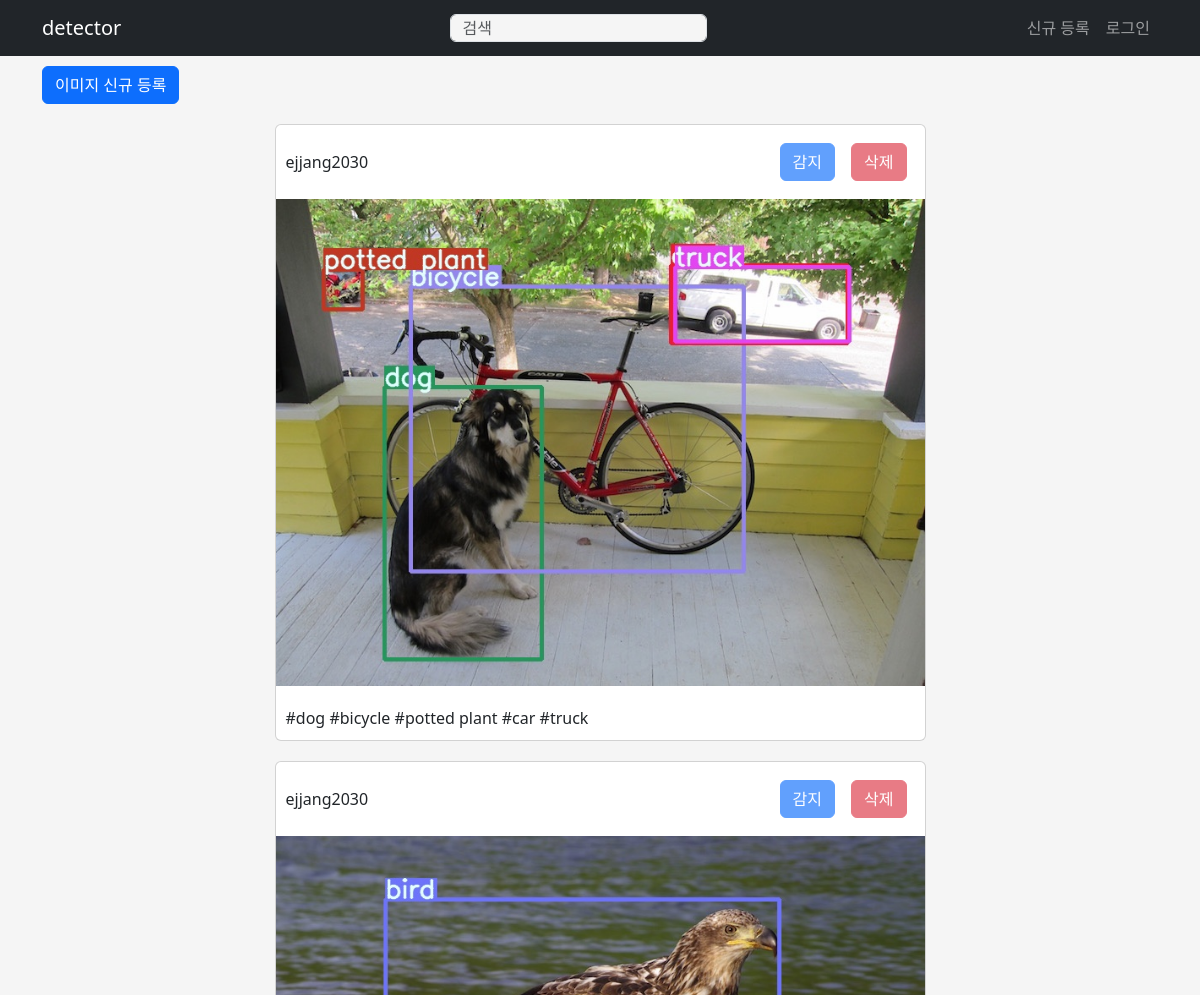
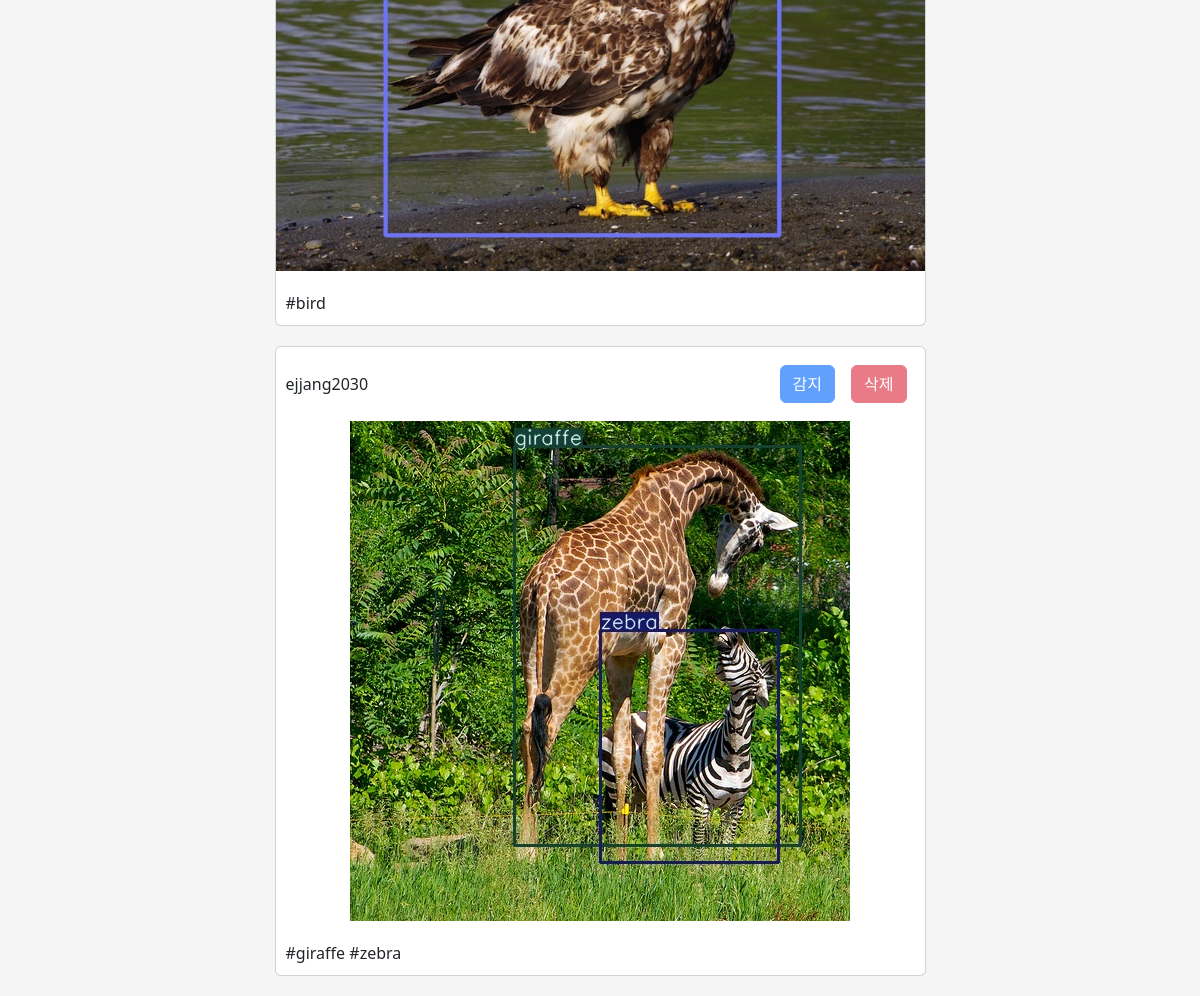
The page / on the database its author committed (2 pictures, top to bottom).
### apps/crud/models.py (models this page shows, shortened)
class User(db.Model, UserMixin):
    __tablename__ = 'users'
    id = db.Column(db.Integer, primary_key=True)
    username = db.Column(db.String, index=True)
    email = db.Column(db.String, unique=True, index=True)
    password_hash = db.Column(db.String)
    created_at = db.Column(db.DateTime, default=datetime.now)
    updated_at = db.Column(
        db.DateTime,
        default=datetime.now,
        onupdate=datetime.now
    )
    user_images = db.relationship("UserImage", backref='user')
    @property
    def password(self):
        raise AttributeError("읽어 들일 수 없음")

### apps/detector/models.py (models this page shows)
class UserImage(db.Model):
    __tablename__ = 'user_images'
    id = db.Column(db.Integer, primary_key=True)
    user_id = db.Column(db.String, db.ForeignKey('users.id'))
    image_path = db.Column(db.String)
    is_detected = db.Column(db.Boolean, default=False)
    created_at = db.Column(db.DateTime, default=datetime.now)
    updated_at = db.Column(
        db.DateTime, default=datetime.now, onupdate=datetime.now
    )

class UserImageTag(db.Model):
    __tablename__ = "user_image_tags"
    id = db.Column(db.Integer, primary_key=True)
    user_image_id = db.Column(db.String, db.ForeignKey('user_images.id'))
    tag_name = db.Column(db.String)
    created_at = db.Column(db.DateTime, default=datetime.now)
    updated_at = db.Column(db.DateTime, default=datetime.now, onupdate=datetime.now)

### apps/detector/views.py (the view)
@dt.route('/')
def index():
    user_images = (
        db.session.query(User, UserImage)
            .join(UserImage)
            .filter(User.id == UserImage.user_id)
            .all()
    )
    user_image_tag_dict = {}
    for user_image in user_images:
        user_image_tags = (
            db.session.query(UserImageTag)
                .filter(UserImageTag.user_image_id == user_image.UserImage.id)
                .all()
        )
        user_image_tag_dict[user_image.UserImage.id] = user_image_tags
    detector_form = DetectorForm()
    delete_form = DeleteForm()
    return render_template(
        'detector/index.html',
        user_images=user_images,
        user_image_tag_dict=user_image_tag_dict,
        detector_form=detector_form,
        delete_form=delete_form
    )

### apps/detector/forms.py
class DetectorForm(FlaskForm):
    submit = SubmitField('감지')

class DeleteForm(FlaskForm):
    submit = SubmitField("삭제")

### apps/detector/templates/detector/index.html (shortened to what this page needs)
{% extends 'detector/base.html' %}
{% block content %}
<div class="col-md-10 text-right dt-image-register-btn">
    <a href="{{ url_for('detector.upload_image') }}" class="btn btn-primary">
        이미지 신규 등록
    </a>
</div>
{% for user_image in user_images %}
<div class="card col-md-7 dt-image-content">
    <header class="d-flex justify-content-between">
        <div class="dt-image-username">{{ user_image.User.username }}</div>
        <div class="d-flex flex-row-reverse">
            <div class="p-2">
                <form
                    action="{{ url_for('detector.delete_image', image_id=user_image.UserImage.id) }}"
                    method="POST"
                >
                    {% if current_user.id == user_image.User.id %}
                    {{ delete_form.submit(class="btn btn-danger") }}
                    {% else %}
                    {{ delete_form.submit(class="btn btn-danger", disabled="disabled") }}
                    {% endif %}
                </form>
            </div>
            <div class="p-2">
                <form
                    action="{{ url_for('detector.detect', image_id=user_image.UserImage.id) }}"
                    method="POST"
                >
                    {% if current_user.id == user_image.User.id and user_image.UserImage.is_detected == False %}
                    {{ detector_form.submit(class="btn btn-primary") }}
                    {% else %}
                    {{ detector_form.submit(class="btn btn-primary", disabled="disabled") }}
                    {% endif %}
                </form>
            </div>
        </div>
    </header>
    <section>
        <img
            src="{{ url_for('detector.image_file', filename=user_image.UserImage.image_path) }}"
            alt="업로드 이미지"
        />
    </section>
    <footer>
        {% for tag in user_image_tag_dict[user_image.UserImage.id] %}
            #{{ tag.tag_name }}
        {% endfor %}
    </footer>
</div>
{% endfor %}
{% endblock %}

### apps/detector/templates/detector/base.html (shortened to what this page needs)
<!DOCTYPE html>
<html lang="ko">
    <head>
        <link rel="stylesheet" href="{{ url_for('static', filename='css/bootstrap.min.css') }}" />
        <link rel="stylesheet" href="{{ url_for('static', filename='css/style.css') }}" />
    </head>
    <body>
        <nav class="navbar navbar-expand-lg navbar-dark bg-dark">
            <div class="container">
                <a class="navbar-brand " href="{{ url_for('detector.index') }}">detector</a>
                {% if url_for(request.endpoint) == url_for('detector.index') or url_for(request.endpoint) == url_for('detector.search') %}
                <div class="btn-group">
                    <form
                        method="GET"
                        action="{{ url_for('detector.search') }}"
                        name="dtSearchForm"
                    >
                        {% if request.args.get("search") %}
                        <input
                            type="search"
                            id="dt-search"
                            class="form-control col-md-12 dt-search"
                            placeholder="검색"
                            name="search"
                            value="{{ request.args.get('search') }}"
                        />
                        {% else %}
                        <input
                            type="search"
                            id="dt-search" class="form-control col-md-12 dt-search"
                            placeholder="검색"
                            name="search"
                        />
                        {% endif %}
                    </form>
                </div>
                {% endif %}
                <ul class="navbar-nav">
                    {% if current_user.is_authenticated %}
                    <li class="nav-item">
                        <span class="nav-link">{{ current_user.username }}</span>
                    </li>
                    <li class="nav-item">
                        <a href="{{ url_for('auth.logout') }}" class="nav-link">로그아웃</a>
                    </li>
                    {% else %}
                    <li class="nav-item">
                        <a class="nav-link" href="{{ url_for('auth.signup') }}">신규 등록</a>
                    </li>
                    <li class="nav-item">
                        <a class="nav-link" href="{{ url_for('auth.login') }}">로그인</a>
                    </li>
                    {% endif %}
                </ul>
            </div>
        </nav>
        <section class="container">
            {% block content %}{% endblock %}
        </section>
    </body>
</html>

### apps/static/css/style.css (style rules this page uses)
body { background-color: #f5f5f5; }
input[type="search"] { background-color: #f5f5f5; }
.dt-search { height: 28px !important; }
.dt-image-content { margin: 20px auto; padding: 0; }
.dt-image-username { padding-top: 15px; }
.dt-image-register-btn { padding: 10px 47px 0 0; }
.dt-image-content header { padding: 10px 10px 0 10px; }
.dt-image-content section { padding: 10px 0; margin: auto; }
.dt-image-content footer { padding: 10px; }
.dt-image-content section img { width: 100%; }

### rows shown on the page
User: User.username "ejjang2030", image_path (picture)
UserImageTag: tag_name "dog"
UserImageTag: tag_name "bicycle"
UserImageTag: tag_name "potted plant"
UserImageTag: tag_name "car"
UserImageTag: tag_name "truck"
UserImageTag: tag_name "bird"
UserImageTag: tag_name "giraffe"
UserImageTag: tag_name "zebra"
